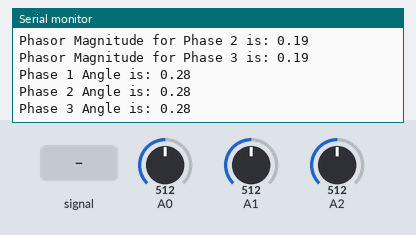
The sketch below on a simulated Arduino Zero (SAMD21). Shown: the last lines printed to the serial monitor. The inputs (shaded band) are chosen by the test bench; at power-on: A0 = 512, A1 = 512, A2 = 512 (analog values on the 0–1023 scale).

Above: at 1.2 s.
1.3 s: A0 fed a 200 Hz sine of ±81 counts around its level
2.8 s: A0 set to 716
At 3.14 s:
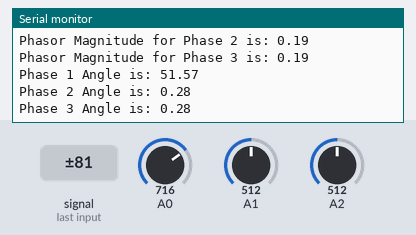
4.3 s: A1 set to 716
At 4.59 s:
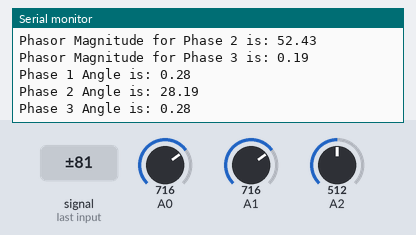
5.8 s: A2 set to 716
At 6.05 s:
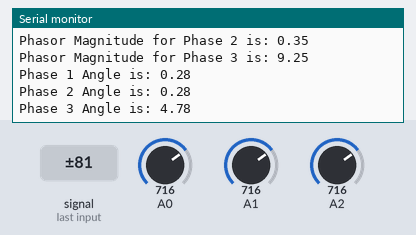
7.3 s: A0 set to 900
At 7.86 s:
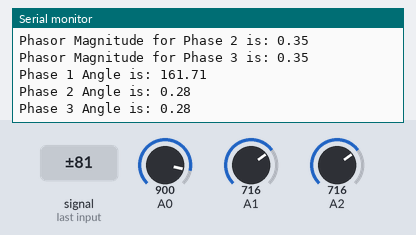
8.8 s: A1 set to 900
At 9.31 s:
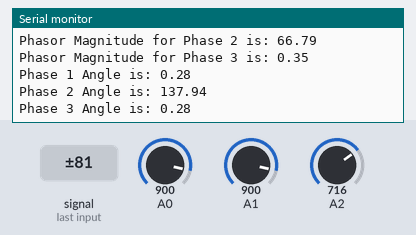
Timing chart, 0 to 11.3 s (numbered marks = the images above; inputs shaded):
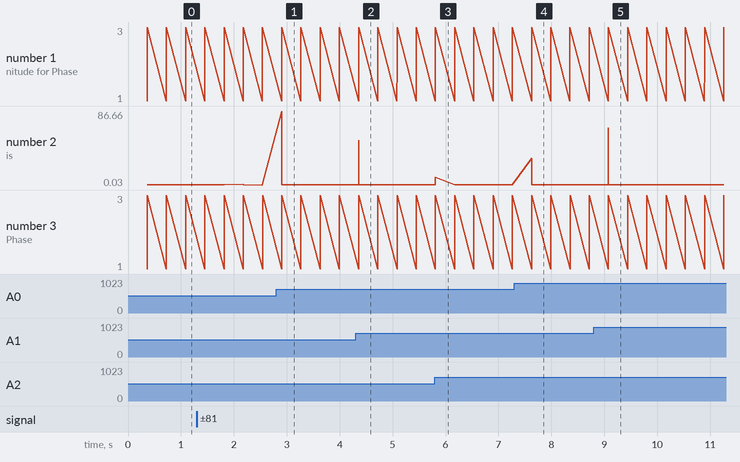

The sketch:

New_PMU_DFT_Working_V_2.ino
```cpp
int N=500;//Sampling frequency 25000 Hz
long double pi=3.143;

long double adc_out_1[500];
long double adc_out_2[500];
long double adc_out_3[500];

long double values_1[500];
long double values_2[500];
long double values_3[500];


long double Xi_1, Xr_1, Phasor_Magnitude_1, Phasor_Angle_1, Phasor_Angle_Degree_1;
long double Xi_2, Xr_2, Phasor_Magnitude_2, Phasor_Angle_2, Phasor_Angle_Degree_2;
long double Xi_3, Xr_3, Phasor_Magnitude_3, Phasor_Angle_3, Phasor_Angle_Degree_3;

void setup() {
  Serial.begin(115200);
  analogReadResolution(12);
}

void loop() {
  //Acquire the 500 Samples for 1 Cycle at 25000 Hz
  for (int i = 0; i < N; i++)
    {
     adc_out_1[i] = analogRead(A0);
     adc_out_2[i] = analogRead(A1);
     adc_out_3[i] = analogRead(A2);

     values_1[i] = map_double(adc_out_1[i], 0, 2059, -311.15, 311.15);
     values_2[i] = map_double(adc_out_2[i], 0, 2059, -311.15, 311.15);
     values_3[i] = map_double(adc_out_3[i], 0, 2059, -311.15, 311.15);

     delayMicroseconds(388); //400 uS Delay for 500 samples for 1 cycle
    }
    //Calculate 500-Point DFT
    Xr_1=0;    Xr_2=0;    Xr_3=0;
    Xi_1=0;    Xi_2=0;    Xi_3=0;
    Phasor_Magnitude_1=0;    Phasor_Magnitude_2=0;    Phasor_Magnitude_3=0;
    Phasor_Angle_1=0;    Phasor_Angle_2=0;    Phasor_Angle_3=0;
    for (int n=0;n<N;n++)
    {
      Xr_1=Xr_1+values_1[n]*cos((2*pi*n)/N);
      Xi_1=Xi_1+values_1[n]*sin((2*pi*n)/N);

      Xr_2=Xr_2+values_2[n]*cos((2*pi*n)/N);
      Xi_2=Xi_2+values_2[n]*sin((2*pi*n)/N);

      Xr_3=Xr_3+values_3[n]*cos((2*pi*n)/N);
      Xi_3=Xi_3+values_3[n]*sin((2*pi*n)/N);
    }

    Xr_1=(sqrt(2)/N)*Xr_1;
    Xr_2=(sqrt(2)/N)*Xr_2;
    Xr_3=(sqrt(2)/N)*Xr_3;

    Xi_1=-(sqrt(2)/N)*Xi_1;
    Xi_2=-(sqrt(2)/N)*Xi_2;
    Xi_3=-(sqrt(2)/N)*Xi_3;

    Phasor_Magnitude_1=sqrt(Xr_1*Xr_1+Xi_1*Xi_1);
    Phasor_Magnitude_2=sqrt(Xr_2*Xr_2+Xi_2*Xi_2);
    Phasor_Magnitude_3=sqrt(Xr_3*Xr_3+Xi_3*Xi_3);

    Phasor_Angle_1=atan2(Xi_1,Xr_1);//double atan2(double y, double x)
    Phasor_Angle_2=atan2(Xi_2,Xr_2);//The atan2() function returns the arc tangent of y/x, in the range [-pi, +pi] radians.
    Phasor_Angle_3=atan2(Xi_3,Xr_3);

    //Calculate Phasor Angle in Degree
    Phasor_Angle_1=(Phasor_Angle_1*4068)/71;
    Phasor_Angle_2=(Phasor_Angle_2*4068)/71;
    Phasor_Angle_3=(Phasor_Angle_3*4068)/71;

    Serial.print("Phasor Magnitude for Phase 1 is: ");
    Serial.println(float(Phasor_Magnitude_1));
    Serial.print("Phasor Magnitude for Phase 2 is: ");
    Serial.println(float(Phasor_Magnitude_2));
    Serial.print("Phasor Magnitude for Phase 3 is: ");
    Serial.println(float(Phasor_Magnitude_3));

    Serial.print("Phase 1 Angle is: ");
    Serial.println(float(Phasor_Angle_1));
    Serial.print("Phase 2 Angle is: ");
    Serial.println(float(Phasor_Angle_2));
    Serial.print("Phase 3 Angle is: ");
    Serial.println(float(Phasor_Angle_3));
}
float map_double(double x, double in_min, double in_max, double out_min, double out_max)
{
  return (x - in_min) * (out_max - out_min) / (in_max - in_min) + out_min;
}
```

Measured:
- after the input at 2.8 s, the serial monitor: prints a new line after 0.10 s (image 1)
- after the input at 4.3 s, the serial monitor: prints a new line after 0.06 s (image 2)
- after the input at 5.8 s, the serial monitor: prints a new line at once (image 3)
- after the input at 7.3 s, the serial monitor: prints a new line after 0.33 s (image 4)
- after the input at 8.8 s, the serial monitor: prints a new line after 0.28 s (image 5)
